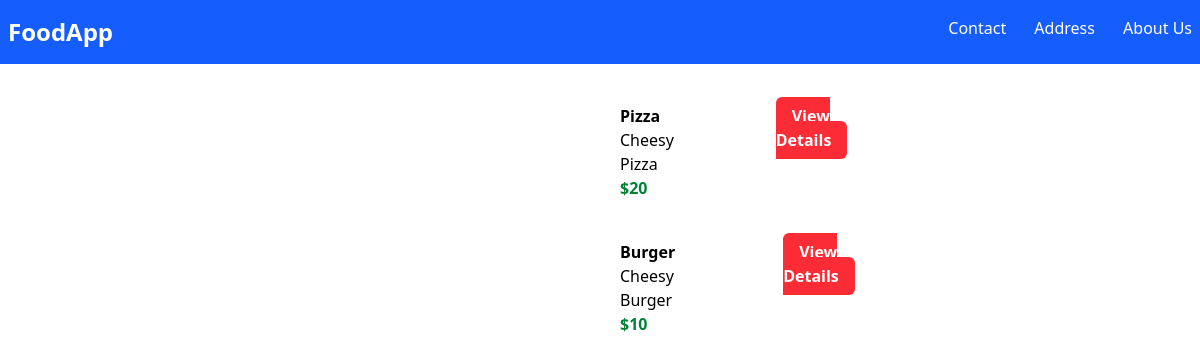
The app's page /myapp/index/, older data.
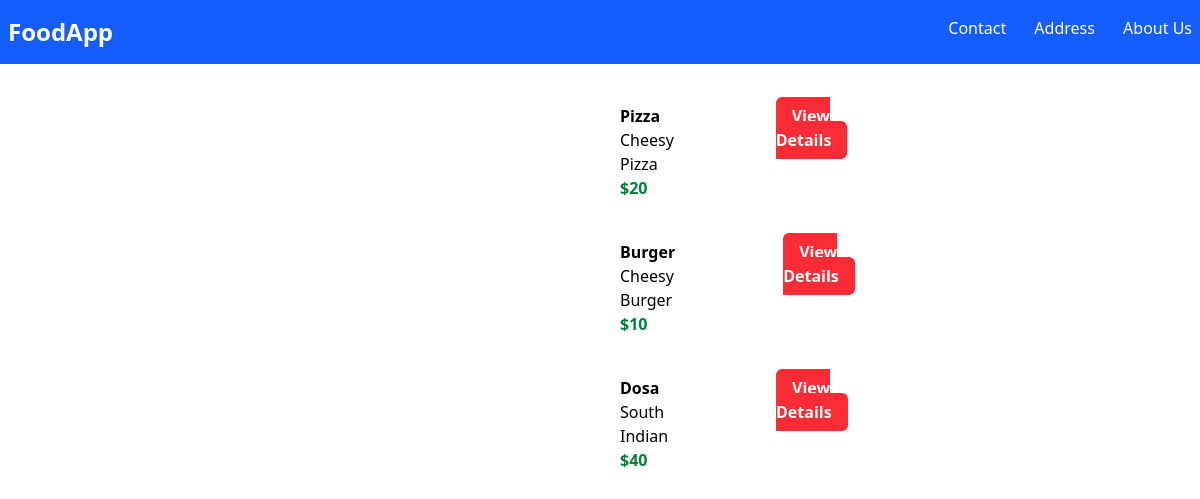
The same page, newer data.
### myapp/models.py (models this page shows, shortened)
class Item(models.Model):
    item_name = models.CharField(max_length=200)
    item_desc = models.CharField()
    item_price = models.IntegerField()
    item_image = models.CharField(max_length=500, default='https://storage.googleapis.com/ds-builder-bucket/000_menu_placeholder.png')

### myapp/views.py (the view)
# urls.py: path('index/', views.index,name='index'),
def index(request):
    item_list = Item.objects.all()
    context = {
        'item_list': item_list
    }
    return render(request,"myapp/index.html",context) #Rendering the html template

### myapp/templates/myapp/index.html (shortened to what this page needs)
{% extends 'myapp/base.html' %}
{% block body %}
<div>
    {% for item in item_list %}
    <div class="flex m-10 w-1/2 mx-auto">
        <div>
        </div>
        <div class="mx-16">
            <div class="font-bold">{{item.item_name}}</div>
            <div>{{item.item_desc}}</div>
            <div class="text-green-700 font-bold">${{item.item_price}}</div>
        </div>
            <div>
                <a class="bg-red-500 text-white font-bold px-4 py-2 rounded-md"href="{% url 'myapp:detail' item.id %}">View Details</a>
            </div>
    </div>
    {% endfor %}
</div>
{% endblock %}

Row changes from the older to the newer data that the page shows:
added Item: item_name "Dosa", item_desc "South Indian", item_price "40"
